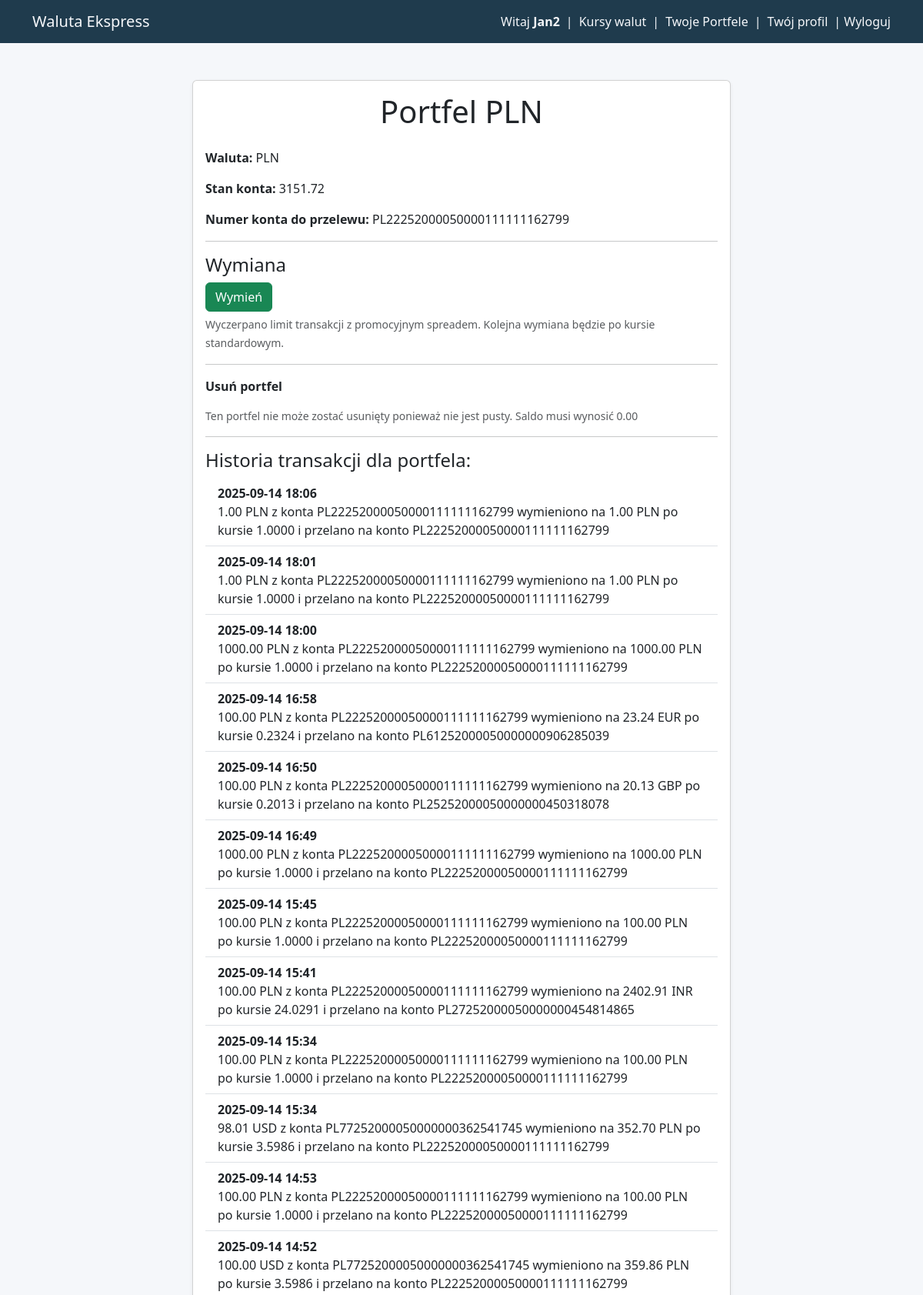
The app's page /wallet/7/ (signed in, upper part) with its own data.
### apps/backend_brokers/models.py (models this page shows, shortened)
class Wallet(models.Model):
    SELECTABLE_CURRENCIES = [
        ("PLN", "polski nowy złoty"),
        ("EUR", "euro"),
        ("USD", "dolar amerykański"),
        ("AUD", "dolar australijski"),
        ("BGN", "lew (Bułgaria)"),
        ("BRL", "real (Brazylia)"),
        ("CAD", "dolar kanadyjski"),
        ("CHF", "frank szwajcarski"),
        ("CLP", "peso chilijskie"),
        ("CNY", "yuan renminbi (Chiny)"),
        ("CZK", "korona czeska"),
        ("DKK", "korona duńska"),
        ("GBP", "funt szterling"),
        ("HKD", "dolar Hongkongu"),
        ("HUF", "forint (Węgry)"),
        ("IDR", "rupia indonezyjska"),
        ("ILS", "nowy izraelski szekel"),
        ("INR", "rupia indyjska"),
        ("ISK", "korona islandzka"),
        ("JPY", "jen (Japonia)"),
        ("KRW", "won południowokoreański"),
        ("MXN", "peso meksykańskie"),
        ("MYR", "ringgit (Malezja)"),
        ("NOK", "korona norweska"),
        ("NZD", "dolar nowozelandzki"),
        ("PHP", "peso filipińskie"),
        ("RON", "lej rumuński"),
        ("SEK", "korona szwedzka"),
        ("SGD", "dolar singapurski"),
        ("THB", "bat (Tajlandia)"),
        ("TRY", "lira turecka"),
        ("UAH", "hrywna (Ukraina)"),
        ("XDR", "SDR (MFW)"),
        ("ZAR", "rand (Republika Południowej Afryki)"),
    ]  # Added to automate drop-down lists
    user = models.ForeignKey(
        Profile,
        on_delete=models.SET_DEFAULT,
        related_name="wallets",
        default="deleted_user",
    )
    wallet_id = models.CharField(max_length=50, unique=True)
    currency = models.CharField(max_length=10, choices=SELECTABLE_CURRENCIES)
    iban = models.CharField(max_length=34, unique=True)
    balance = models.DecimalField(
        max_digits=12, decimal_places=2, default=0.00
    )  # Adjusted per Django Antipatterns
    wallet_status = models.CharField(max_length=50, default="active")

class Transaction(models.Model):
    user = models.ForeignKey(
        Profile, on_delete=models.CASCADE, related_name="transactions"
    )
    source_iban = models.CharField(max_length=34, default="test")
    from_currency = models.CharField(max_length=10)  # np. "USD"
    to_currency = models.CharField(max_length=10)  # np. "PLN"
    destination_iban = models.CharField(max_length=34, default="test")
    amount = models.DecimalField(
        max_digits=12, decimal_places=2
    )  # amount in source currency
    rate = models.DecimalField(max_digits=10, decimal_places=4)  # exchange rate
    result_amount = models.DecimalField(max_digits=12, decimal_places=2, editable=True)
    created_at = models.DateTimeField(auto_now_add=True)
    visible_to = models.CharField(max_length=32)  # np. "admin", "user"

### apps/backend_brokers/views.py (the view)
@login_required
def wallet_properies_and_history(request, wallet_id):
    now = timezone.now()
    transactions_current_month = Transaction.objects.filter(
        user_id=request.user.id, created_at__year=now.year, created_at__month=now.month
    )
    transactions_count = transactions_current_month.count()
    transactions_remaining = request.user.profile.transaction_limit - transactions_count
    wallet = get_object_or_404(
        Wallet, id=wallet_id, user=request.user.id, wallet_status="active"
    )
    iban = wallet.iban
    transactions = Transaction.objects.filter(
        source_iban=iban, visible_to="user"
    ) | Transaction.objects.filter(
        destination_iban=iban, visible_to="user"
    ) | Transaction.objects.filter(
        destination_iban=iban, visible_to="deposit"
    )  # list of all transactions containing given wallet iban
    transactions = transactions.order_by(
        "-created_at"
    )  # newsest transactions at the top
    return render(
        request,
        "backend_brokers/wallet.html",
        {
            "wallet": wallet,
            "transactions": transactions,
            "transactions_remaining": transactions_remaining,
        },
    )

### apps/backend_brokers/templates/backend_brokers/wallet.html (shortened to what this page needs)
{% extends 'backend_brokers/base.html' %}
{% block content %}
<div class="container mt-5">
    <div class="card shadow-sm mx-auto" style="max-width: 700px;">
        <div class="card-body">
            <h1 class="card-title text-center mb-4">Portfel {{ wallet.currency }}</h1>
            <p><strong>Waluta:</strong> {{ wallet.currency }}</p>
            <p><strong>Stan konta:</strong> {{ wallet.balance|floatformat:2 }}</p>
            <p><strong>Numer konta do przelewu:</strong> {{ wallet.iban }}</p>
            <hr>
            <h4>Wymiana</h4>
            {% if transactions_remaining <= 0 %}
                <a href="{% url 'transfer_funds' %}" class="btn btn-success mb-1">Wymień</a><br>
                <small class="text-muted">
                    Wyczerpano limit transakcji z promocyjnym spreadem. Kolejna wymiana będzie po kursie standardowym.
                </small>
            {% else %}
                <a href="{% url 'transfer_funds' %}" class="btn btn-success mb-1">Wymień</a><br>
                <small class="text-muted">
                    Pozostało {{ transactions_remaining }} transakcji z promocyjnym spreadem.
                </small>
            {% endif %}
            <hr>
            {% if wallet.balance == 0 %}
                <form action="{% url 'delete_wallet' wallet.id %}" method="get">
                    <button type="submit" class="btn btn-danger">Usuń portfel</button>
                </form>
            {% else %}
                <p><strong>Usuń portfel</strong></p>
                <p class="text-muted small">
                    Ten portfel nie może zostać usunięty ponieważ nie jest pusty. Saldo musi wynosić 0.00
                </p>
            {% endif %}
            <hr>
            <h4>Historia transakcji dla portfela: {{ wallet.name }}</h4>
            {% if transactions %}
                <ul class="list-group list-group-flush">
                    {% for tx in transactions %}
                        <li class="list-group-item">
                            <strong>{{ tx.created_at|date:"Y-m-d H:i" }}</strong><br>
                            {{ tx.amount|floatformat:2 }} {{ tx.from_currency }} z konta {{ tx.source_iban }} wymieniono na
                            {{ tx.result_amount|floatformat:2 }} {{ tx.to_currency }} po kursie {{ tx.rate }} i przelano na konto {{ tx.destination_iban }}
                        </li>
                    {% endfor %}
                </ul>
            {% else %}
                <p class="text-muted">Brak transakcji dla tego portfela.</p>
            {% endif %}
        </div>
    </div>
</div>
{% endblock %}

### apps/backend_brokers/templates/backend_brokers/base.html (shortened to what this page needs)
<!DOCTYPE html>
{% load static %}
<html lang="pl">
<head>
    <link href="https://cdn.jsdelivr.net/npm/bootstrap@5.3.2/dist/css/bootstrap.min.css" rel="stylesheet">
    <link rel="stylesheet" href="{% static 'backend_brokers/css/style.css' %}">
</head>
<body>
<nav class="navbar navbar-expand-lg navbar-custom">
  <div class="container">
    <a class="navbar-brand" href="{% url 'home' %}">Waluta Ekspress</a>
    <div class="collapse navbar-collapse justify-content-end">
        {% if user.is_authenticated and user.profile %}
            Witaj&nbsp;<strong class="me-2">{{ user.first_name }}</strong>|
            <a class="nav-link d-inline mx-2" href="{% url 'exchange_rates' %}">Kursy walut</a>|
            <a class="nav-link d-inline mx-2" href="{% url 'wallets' %}">Twoje Portfele</a>|
            <a class="nav-link d-inline mx-2" href="{% url 'profile' %}">Twój profil</a>|
            <form action="{% url 'logout' %}" method="post" class="d-inline">
                <button type="submit" class="logout-btn">&nbsp;Wyloguj</button>
            </form>
        {% else %}
            <a class="btn btn-success btn-sm me-2" href="{% url 'register' %}">Zarejestruj się</a>
            <a class="btn btn-secondary btn-sm" href="{% url 'login' %}">Zaloguj się</a>
        {% endif %}
    </div>
  </div>
</nav>
<div class="container mt-5">
    {% block content %}{% endblock %}
</div>
</body>
</html>

### apps/backend_brokers/templates/backend_brokers/base.html (style rules this page uses)
body { background-color: #f5f7fa; color: #333; }
.navbar-custom { background-color: #1f3b4d; color: #f5f7fa; }
.navbar-custom .navbar-brand, .navbar-custom .nav-link, .navbar-custom button { color: #f5f7fa; }
button.logout-btn { background: none; border: none; color: inherit; padding: 0; margin: 0; }

### records on screen
Wallet: currency "PLN", balance "3151.72", iban "PL22252000050000111111162799"
Transaction: created_at "2025-09-14 18:06", amount "1.00", from_currency "PLN", source_iban "PL22252000050000111111162799", result_amount "1.00", to_currency "PLN", rate "1.0000", destination_iban "PL22252000050000111111162799"
Transaction: created_at "2025-09-14 18:01", amount "1.00", from_currency "PLN", source_iban "PL22252000050000111111162799", result_amount "1.00", to_currency "PLN", rate "1.0000", destination_iban "PL22252000050000111111162799"
Transaction: created_at "2025-09-14 18:00", amount "1000.00", from_currency "PLN", source_iban "PL22252000050000111111162799", result_amount "1000.00", to_currency "PLN", rate "1.0000", destination_iban "PL22252000050000111111162799"
Transaction: created_at "2025-09-14 16:58", amount "100.00", from_currency "PLN", source_iban "PL22252000050000111111162799", result_amount "23.24", to_currency "EUR", rate "0.2324", destination_iban "PL61252000050000000906285039"
Transaction: created_at "2025-09-14 16:50", amount "100.00", from_currency "PLN", source_iban "PL22252000050000111111162799", result_amount "20.13", to_currency "GBP", rate "0.2013", destination_iban "PL25252000050000000450318078"
Transaction: created_at "2025-09-14 16:49", amount "1000.00", from_currency "PLN", source_iban "PL22252000050000111111162799", result_amount "1000.00", to_currency "PLN", rate "1.0000", destination_iban "PL22252000050000111111162799"
Transaction: created_at "2025-09-14 15:45", amount "100.00", from_currency "PLN", source_iban "PL22252000050000111111162799", result_amount "100.00", to_currency "PLN", rate "1.0000", destination_iban "PL22252000050000111111162799"
Transaction: created_at "2025-09-14 15:41", amount "100.00", from_currency "PLN", source_iban "PL22252000050000111111162799", result_amount "2402.91", to_currency "INR", rate "24.0291", destination_iban "PL27252000050000000454814865"
Transaction: created_at "2025-09-14 15:34", amount "100.00", from_currency "PLN", source_iban "PL22252000050000111111162799", result_amount "100.00", to_currency "PLN", rate "1.0000", destination_iban "PL22252000050000111111162799"
Transaction: created_at "2025-09-14 15:34", amount "98.01", from_currency "USD", source_iban "PL77252000050000000362541745", result_amount "352.70", to_currency "PLN", rate "3.5986", destination_iban "PL22252000050000111111162799"
Transaction: created_at "2025-09-14 14:53", amount "100.00", from_currency "PLN", source_iban "PL22252000050000111111162799", result_amount "100.00", to_currency "PLN", rate "1.0000", destination_iban "PL22252000050000111111162799"
Transaction: created_at "2025-09-14 14:52", amount "100.00", from_currency "USD", source_iban "PL77252000050000000362541745", result_amount "359.86", to_currency "PLN", rate "3.5986", destination_iban "PL22252000050000111111162799"

### other values on screen
{{ user.first_name }} "Jan2"
